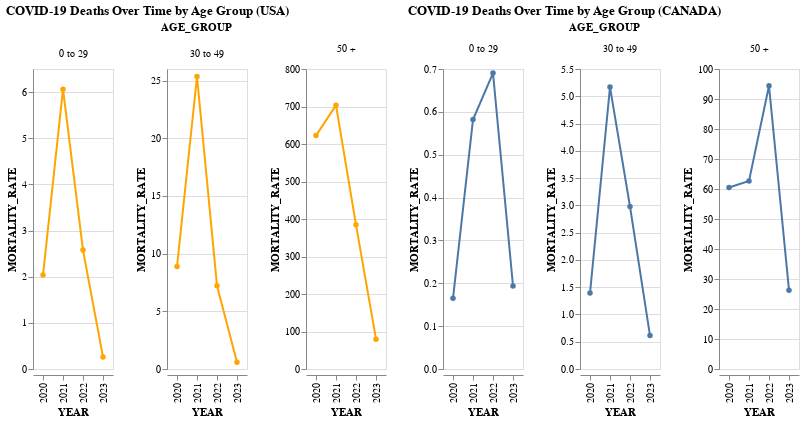

The notebook cell this image was saved under:
### Markdown cell above
## 1. How did the age distribution of COVID-19 deaths differ between Canada and the USA over time?

### Code cell
age_line1 = alt.Chart(USAdata1).mark_line(point=True).encode(
    x='YEAR:N',
    y='MORTALITY_RATE:Q',
    color = alt.value("orange"),
    tooltip=['YEAR', 'AGE_GROUP', 'MORTALITY_RATE']
).facet(
    facet='AGE_GROUP:N',
    columns=3
).resolve_scale(
    y='independent'
).properties(
    title='COVID-19 Deaths Over Time by Age Group (USA)'
)

age_line2 = alt.Chart(CAdata1).mark_line(point=True).encode(
    x='YEAR:N',
    y='MORTALITY_RATE:Q',
    tooltip=['YEAR', 'AGE_GROUP', 'MORTALITY_RATE']
).facet(
    facet='AGE_GROUP:N',
    columns=3
).resolve_scale(
    y='independent'
).properties(
    title='COVID-19 Deaths Over Time by Age Group (CANADA)'
)


alt.hconcat(age_line1, age_line2)

### Figure 1 — Vega-Lite specification as saved in the notebook (floating-point values rounded to 4 significant figures)
{"config": {"view": {"continuousWidth": 300, "continuousHeight": 300}}, "hconcat": [{"data": {"name": "data-a68437b0afc304c824c9d86c503d996b"}, "facet": {"field": "AGE_GROUP", "type": "nominal"}, "spec": {"mark": {"type": "line", "point": true}, "encoding": {"color": {"value": "orange"}, "tooltip": [{"field": "YEAR", "type": "nominal"}, {"field": "AGE_GROUP", "type": "nominal"}, {"field": "MORTALITY_RATE", "type": "quantitative"}], "x": {"field": "YEAR", "type": "nominal"}, "y": {"field": "MORTALITY_RATE", "type": "quantitative"}}}, "columns": 3, "resolve": {"scale": {"y": "independent"}}, "title": "COVID-19 Deaths Over Time by Age Group (USA)"}, {"data": {"name": "data-6d22d13d72ca7c963e9036be6b88171b"}, "facet": {"field": "AGE_GROUP", "type": "nominal"}, "spec": {"mark": {"type": "line", "point": true}, "encoding": {"tooltip": [{"field": "YEAR", "type": "nominal"}, {"field": "AGE_GROUP", "type": "nominal"}, {"field": "MORTALITY_RATE", "type": "quantitative"}], "x": {"field": "YEAR", "type": "nominal"}, "y": {"field": "MORTALITY_RATE", "type": "quantitative"}}}, "columns": 3, "resolve": {"scale": {"y": "independent"}}, "title": "COVID-19 Deaths Over Time by Age Group (CANADA)"}], "$schema": "https://vega.github.io/schema/vega-lite/v5.20.1.json", "datasets": {"data-a68437b0afc304c824c9d86c503d996b": [{"Unnamed: 0": 0, "YEAR": "2020", "AGE_GROUP": "0 to 29", "TOTAL_DEATHS": 5172, "POPULATION": 254210460, "MORTALITY_RATE": 2.035}, {"Unnamed: 0": 1, "YEAR": "2020", "AGE_GROUP": "30 to 49", "TOTAL_DEATHS": 15289, "POPULATION": 172198146, "MORTALITY_RATE": 8.879}, {"Unnamed: 0": 2, "YEAR": "2020", "AGE_GROUP": "50 +", "TOTAL_DEATHS": 1472511, "POPULATION": 236593554, "MORTALITY_RATE": 622.4}, {"Unnamed: 0": 3, "YEAR": "2021", "AGE_GROUP": "0 to 29", "TOTAL_DEATHS": 15285, "POPULATION": 252095620, "MORTALITY_RATE": 6.063}, {"Unnamed: 0": 4, "YEAR": "2021", "AGE_GROUP": "30 to 49", "TOTAL_DEATHS": 43747, "POPULATION": 172575984, "MORTALITY_RATE": 25.35}, {"Unnamed: 0": 5, "YEAR": "2021", "AGE_GROUP": "50 +", "TOTAL_DEATHS": 1681849, "POPULATION": 239115886, "MORTALITY_RATE": 703.4}, {"Unnamed: 0": 6, "YEAR": "2022", "AGE_GROUP": "0 to 29", "TOTAL_DEATHS": 6478, "POPULATION": 251414856, "MORTALITY_RATE": 2.577}, {"Unnamed: 0": 7, "YEAR": "2022", "AGE_GROUP": "30 to 49", "TOTAL_DEATHS": 12549, "POPULATION": 173851316, "MORTALITY_RATE": 7.218}, {"Unnamed: 0": 8, "YEAR": "2022", "AGE_GROUP": "50 +", "TOTAL_DEATHS": 927600, "POPULATION": 241276650, "MORTALITY_RATE": 384.5}, {"Unnamed: 0": 9, "YEAR": "2023", "AGE_GROUP": "0 to 29", "TOTAL_DEATHS": 655, "POPULATION": 250806986, "MORTALITY_RATE": 0.2612}, {"Unnamed: 0": 10, "YEAR": "2023", "AGE_GROUP": "30 to 49", "TOTAL_DEATHS": 1011, "POPULATION": 175463718, "MORTALITY_RATE": 0.5762}, {"Unnamed: 0": 11, "YEAR": "2023", "AGE_GROUP": "50 +", "TOTAL_DEATHS": 193848, "POPULATION": 243559086, "MORTALITY_RATE": 79.59}], "data-6d22d13d72ca7c963e9036be6b88171b": [{"Unnamed: 0": 0, "YEAR": "2020", "AGE_GROUP": "0 to 29", "TOTAL_DEATHS": 22, "POPULATION": 13332834, "MORTALITY_RATE": 0.165}, {"Unnamed: 0": 1, "YEAR": "2020", "AGE_GROUP": "30 to 49", "TOTAL_DEATHS": 141, "POPULATION": 10131696, "MORTALITY_RATE": 1.392}, {"Unnamed: 0": 2, "YEAR": "2020", "AGE_GROUP": "50 +", "TOTAL_DEATHS": 8813, "POPULATION": 14564108, "MORTALITY_RATE": 60.51}, {"Unnamed: 0": 3, "YEAR": "2021", "AGE_GROUP": "0 to 29", "TOTAL_DEATHS": 77, "POPULATION": 13228492, "MORTALITY_RATE": 0.5821}, {"Unnamed: 0": 4, "YEAR": "2021", "AGE_GROUP": "30 to 49", "TOTAL_DEATHS": 529, "POPULATION": 10234175, "MORTALITY_RATE": 5.169}, {"Unnamed: 0": 5, "YEAR": "2021", "AGE_GROUP": "50 +", "TOTAL_DEATHS": 9259, "POPULATION": 14777197, "MORTALITY_RATE": 62.66}, {"Unnamed: 0": 6, "YEAR": "2022", "AGE_GROUP": "0 to 29", "TOTAL_DEATHS": 93, "POPULATION": 13469283, "MORTALITY_RATE": 0.6905}, {"Unnamed: 0": 7, "YEAR": "2022", "AGE_GROUP": "30 to 49", "TOTAL_DEATHS": 312, "POPULATION": 10473634, "MORTALITY_RATE": 2.979}, {"Unnamed: 0": 8, "YEAR": "2022", "AGE_GROUP": "50 +", "TOTAL_DEATHS": 14154, "POPULATION": 14993017, "MORTALITY_RATE": 94.4}, {"Unnamed: 0": 9, "YEAR": "2023", "AGE_GROUP": "0 to 29", "TOTAL_DEATHS": 27, "POPULATION": 13923612, "MORTALITY_RATE": 0.1939}, {"Unnamed: 0": 10, "YEAR": "2023", "AGE_GROUP": "30 to 49", "TOTAL_DEATHS": 67, "POPULATION": 10938795, "MORTALITY_RATE": 0.6125}, {"Unnamed: 0": 11, "YEAR": "2023", "AGE_GROUP": "50 +", "TOTAL_DEATHS": 3999, "POPULATION": 15221077, "MORTALITY_RATE": 26.27}]}}
